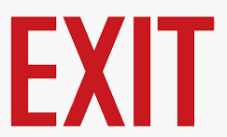
#> input picture template/EXIT_original_template.PNG, 227 x 137 px
$ python create_test.py
#> lines starting #> are read from the running program, lines starting #| are printed output that depends on the picture
import cv2

if __name__ == '__main__':
    img = cv2.imread("./template/EXIT_original_template.PNG")
#> img is the input picture: shape (137, 227, 3); mean B, G, R 173, 171, 230.9
    cv2.imshow("original", img)
    new_img = cv2.resize(img, None, fx=0.3, fy=0.3)
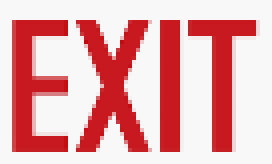
#> new_img: shape (41, 68, 3) (shown 4 times larger); mean B, G, R 172.6, 170.6, 230.8
    cv2.imshow("scaled", new_img)
    cv2.imwrite("./template/EXIT_original_template_0.3.PNG", new_img)
    cv2.waitKey(0)
    cv2.destroyAllWindows()
